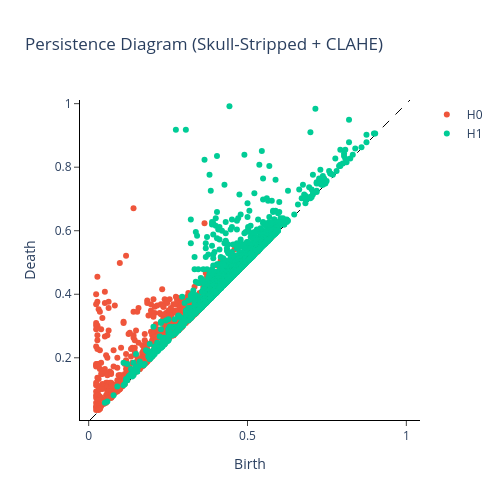

The notebook cell this image was saved under:
### Markdown cell above
## Perform CLAHE + TDA
- We will perform CLAHE on the skull-stripped images.
- We will obtain the cubical persistence diagram for the CLAHE images.
- We will obtain the persistence landscape for the CLAHE images.

### Code cell
# Convert RGB to Grayscale
gray_skull_stripped = cv2.cvtColor(resized_skull, cv2.COLOR_RGB2GRAY)

# Apply CLAHE
clahe = cv2.createCLAHE(clipLimit=4.0, tileGridSize=(8, 8))
clahe_skull = clahe.apply(gray_skull_stripped)

# Normalize to [0, 1] for GTDA
normalized_clahe_skull = clahe_skull / 255.0
normalized_clahe_skull[normalized_clahe_skull < 0.02] = 0.5

# Reshape for giotto-tda
X_clahe_skull = normalized_clahe_skull[np.newaxis, :, :]  # Shape: (1, H, W)

# Compute Cubical Persistence
cp_skull = CubicalPersistence(homology_dimensions=(0, 1))
cp_skull.fit(X_clahe_skull)
diagrams_skull = cp_skull.fit_transform(X_clahe_skull)

# Plot Persistence Diagram
fig_skull = cp_skull.plot(diagrams_skull, sample=0)
fig_skull.update_layout(title="Persistence Diagram (Skull-Stripped + CLAHE)")
fig_skull.show()

# Compute persistence landscape
pl = PersistenceLandscape(n_layers=5) 
landscapes = pl.fit_transform(diagrams_skull)

# Plot the persistence landscape
plt.figure(figsize=(10, 6))
#for i in range(min(5, landscapes.shape[1])): 
plt.plot(landscapes[0, 1], label=f'Layer {1}')
plt.xlabel("Sample Points")
plt.title("Persistence Landscape (Skull-Stripped + CLAHE)")
plt.legend()
plt.show()

# Convert clahe_img to a PIL image
clahe_img = Image.fromarray(clahe_skull)

# Display the CLAHE image
clahe_img

### Figure 1 — Plotly figure (JSON) as saved in the notebook; plotly's stock layout.template omitted (floating-point values rounded to 4 significant figures; data arrays with more than 128 entries replaced by an {"elided": "..."} marker saying what was removed)
{"data": [{"hoverinfo": "none", "line": {"color": "black", "dash": "dash", "width": 1}, "mode": "lines", "showlegend": false, "type": "scatter", "x": [0.004157, 1.012], "y": [0.004157, 1.012]}, {"hoverinfo": "text", "hovertext": {"elided": "1195 str values"}, "mode": "markers", "name": "H0", "type": "scatter", "x": {"elided": "1195 float values"}, "y": {"elided": "1195 float values"}}, {"hoverinfo": "text", "hovertext": {"elided": "1554 str values"}, "mode": "markers", "name": "H1", "type": "scatter", "x": {"elided": "1554 float values"}, "y": {"elided": "1554 float values"}}], "layout": {"height": 500, "plot_bgcolor": "white", "title": {"text": "Persistence Diagram (Skull-Stripped + CLAHE)"}, "width": 500, "xaxis": {"autorange": false, "exponentformat": "e", "linecolor": "black", "linewidth": 1, "mirror": false, "range": [0.004157, 1.012], "showexponent": "all", "showline": true, "side": "bottom", "ticks": "outside", "title": {"text": "Birth"}, "type": "linear", "zeroline": true}, "yaxis": {"autorange": false, "exponentformat": "e", "linecolor": "black", "linewidth": 1, "mirror": false, "range": [0.004157, 1.012], "scaleanchor": "x", "scaleratio": 1, "showexponent": "all", "showline": true, "side": "left", "ticks": "outside", "title": {"text": "Death"}, "type": "linear", "zeroline": true}}}
